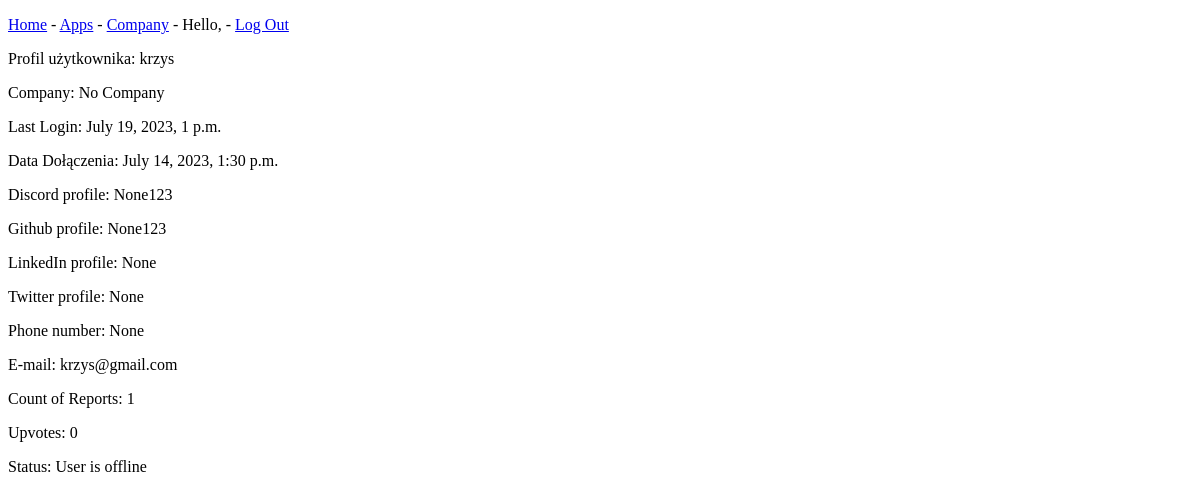
The app's page /view_profile/2, older data.
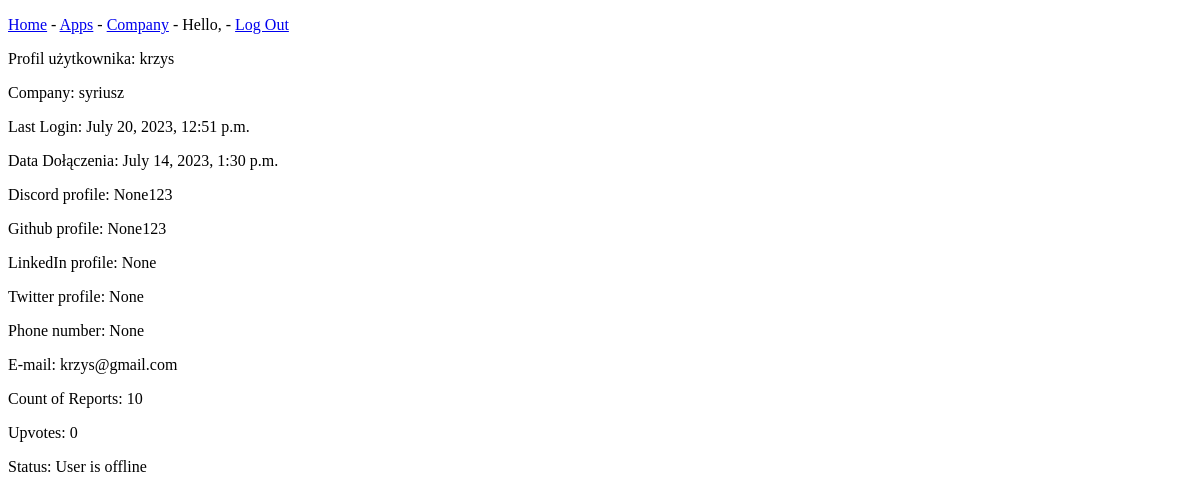
The same page, newer data.
### AppFixB1/models.py (models this page shows, shortened)
class User(AbstractBaseUser):
    is_active = models.BooleanField(default=True)
    is_staff = models.BooleanField(default=False)
    is_admin = models.BooleanField(default=False)
    is_online = models.BooleanField(default=False)
    login = models.CharField(max_length=255, unique=True)
    email = models.EmailField(unique=True)
    name = models.CharField(max_length=255, blank=True)
    surname = models.CharField(max_length=255, blank=True)
    phone_number = models.CharField(max_length=20, blank=True, null=True)
    role = models.CharField(max_length=50, choices=[('Admin', 'Admin'), ('User', 'User')], default='User')
    upvotes = models.IntegerField(default=0)
    date_registration = models.DateTimeField(auto_now_add=True)
    last_activity = models.DateTimeField(null=True, blank=True)
    github_profile = models.CharField(max_length=255, blank=True, null=True)
    linkedin_profile = models.CharField(max_length=255, blank=True, null=True)
    twitter_profile = models.CharField(max_length=255, blank=True, null=True)
    discord_profile = models.CharField(max_length=255, blank=True, null=True)
    USERNAME_FIELD = 'login'
    REQUIRED_FIELDS = ['email', 'password']
    objects = MyUserManager()  # new

class UserCompany(models.Model):
    user = models.OneToOneField(User, on_delete=models.CASCADE)
    company = models.ForeignKey(Company, on_delete=models.CASCADE)
    role_company = models.CharField(max_length=255, choices=[(role.value, role.name) for role in RoleCompany])
    class Meta:
        verbose_name_plural = 'UserCompanies'

class Company(models.Model):
    name = models.CharField(max_length=255)
    description = models.TextField()
    owner = models.ForeignKey(User, on_delete=models.CASCADE)

### AppFixB1/views.py (the view)
# urls.py: path('view_profile/<int:user_id>', views.view_profile, name = 'view_profile'),
def view_profile(request, user_id):
    user = get_object_or_404(User, id=user_id)
    user_company = UserCompany.objects.filter(user=user).first()
    if not user_company:
        user_company = 'No Company'
    report_count = Report.objects.filter(user=user).count()
    context = {'user': user, 'user_company': user_company, 'report_count': report_count}
    return render(request, 'view_profile.html', context)

### templates/view_profile.html (shortened to what this page needs)
<!DOCTYPE html>
<html lang="en">
<head>
</head>
<body>
{% extends "base.html" %}
{% block content %}
    <p>Profil użytkownika: {{ user.login }}</p>
     {% if user_company != 'No Company' %}
          <p>Company: {{ user_company.company.name}}</p>
     {%  else %}
      <p>Company: {{ user_company}}</p>
    {% endif %}
    <p>Last Login: {{ user.last_login}}</p>
    <p>Data Dołączenia: {{ user.date_registration }}</p>
    <p>Discord profile: {{ user.discord_profile }}</p>
    <p>Github profile: {{ user.github_profile }}</p>
    <p>LinkedIn profile: {{ user.linkedin_profile }}</p>
    <p>Twitter profile: {{ user.twitter_profile}}</p>
    <p>Phone number: {{ user.phone_number}}</p>
     <p>E-mail: {{ user.email}}</p>
    <p>Count of Reports: {{ report_count}}</p>
     <p>Upvotes: {{ user.upvotes}}</p>
        <p>Status:
        {% if  user.is_online == True%}
            User is online
        {% else %}
            User is offline
        {% endif %}
         </p>
{% endblock content %}

Row changes from the older to the newer data that the page shows:
changed User "krzys": last_login "July 19, 2023, 1 p.m." → "July 20, 2023, 12:51 p.m."
added UserCompany: company.name "syriusz"
Text that changed along with them:
{{ report_count }}: "1" → "10"
{{ user_company }}: "No Company" → (not shown)
